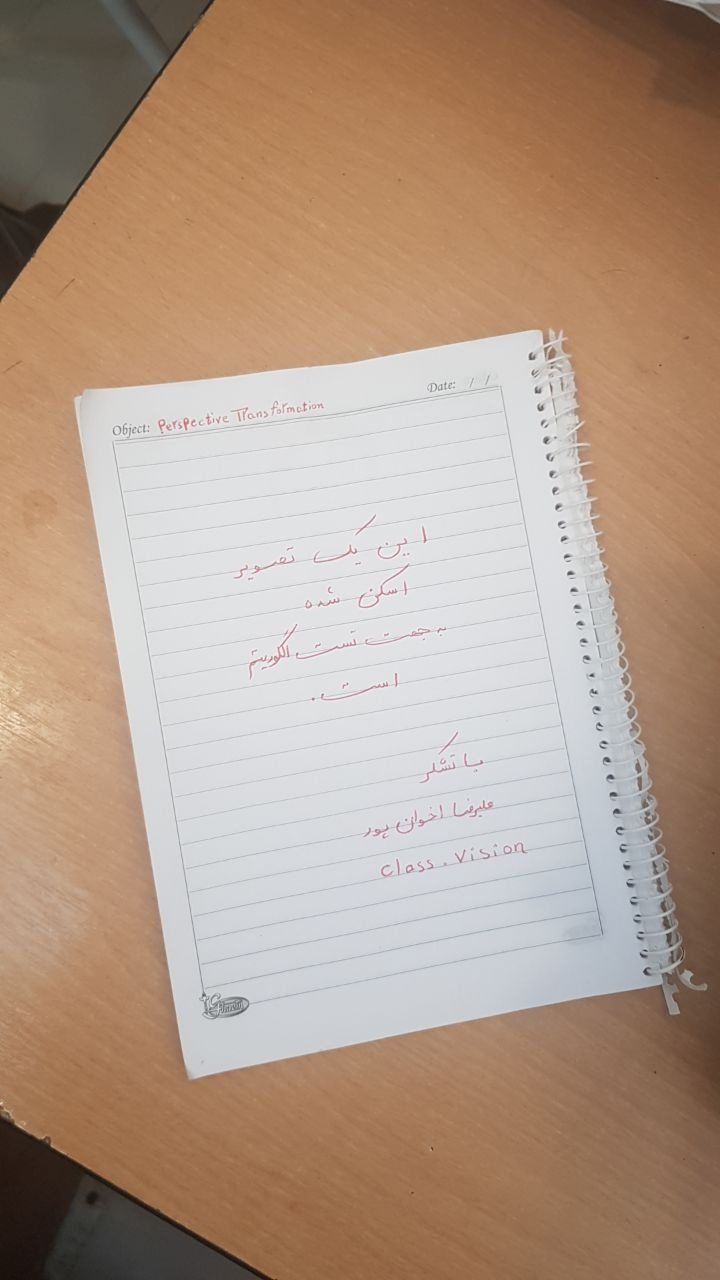
#> input picture images/input_1.jpg, 720 x 1280 px
$ jupyter execute image_scanner.ipynb
#> lines starting #> are read from the running program, lines starting #| are printed output that depends on the picture; after the words box and inside, x2 and y2 are one past the last pixel; in counts of white or black regions, pixels touching at a corner belong together
[cell 1]
# This section is for finding documents with a dark background

# Import libraries
import numpy as np  # Import NumPy for numerical operations
import matplotlib.pyplot as plt  # Import Matplotlib for visualization
import cv2 as cv  # Import OpenCV for image processing

def read_image(image_path):
    # Read the image from the given file path
    return cv.imread(image_path)


def resize_if_needed(img, dim_limit=1000):
    # Get the maximum dimension of the image
    max_dim = np.max(img.shape[:2])

    # Check if resizing is needed
    if max_dim > dim_limit:
        # Calculate resize scale based on the dimension limit
        resize_scale = dim_limit / max_dim

        # Resize the image while preserving aspect ratio
        img = cv.resize(img, None, fx=resize_scale, fy=resize_scale)

    # Return the original or resized image
    return img


def apply_morphology(img):
    # Create a 5x5 kernel of ones for morphological operations
    kernel = np.ones((5, 5), np.uint8)

    # Apply morphological closing to reduce small gaps and noise
    close = cv.morphologyEx(img, cv.MORPH_CLOSE, kernel, iterations=2)

    # Return the morphologically processed image
    return close


def detect_edges(img):
    # Convert the image to grayscale
    gray = cv.cvtColor(img, cv.COLOR_BGR2GRAY)

    # Detect edges using the Canny edge detector
    canny = cv.Canny(gray, 100, 200)

    # Create an elliptical structuring element for dilation
    dilate_kernel = cv.getStructuringElement(cv.MORPH_ELLIPSE, (5, 5))

    # Dilate edges to make contours more connected
    canny = cv.dilate(canny, dilate_kernel)

    # Return the edge image
    return canny


def find_page_corners(canny):
    # Find all contours in the edge image
    contours, _ = cv.findContours(canny, cv.RETR_LIST, cv.CHAIN_APPROX_SIMPLE)

    # Initialize page corners as not found
    page_corners = None

    # Iterate through all detected contours
    for contour in contours:
        # Compute contour area
        area = cv.contourArea(contour)

        # Ignore very small contours
        if area < 5000:
            continue

        # Compute the convex hull of the contour
        hull = cv.convexHull(contour)

        # Approximate the hull with fewer points
        epsilon = 0.02 * cv.arcLength(hull, True)
        approx = cv.approxPolyDP(hull, epsilon, True)

        # Keep the largest contour approximated to 4 points
        if len(approx) == 4:
            page_corners = approx

    # Return the detected page corners
    return page_corners


def draw_detected_page(img, page_corners):
    # Create a copy of the input image for visualization
    img_result = img.copy()

    # Draw the detected page boundary if corners were found
    if page_corners is not None:
        # Reshape points to match OpenCV polyline format
        pts = page_corners.reshape((-1, 1, 2))

        # Draw the page contour in red
        cv.polylines(img_result, [pts], True, (0, 0, 255), 3)

    # Return the image with the detected page drawn
    return img_result


def order_page_points(page_corners):
    # Reshape corners into a 4x2 array
    p = page_corners.reshape(4, 2)

    # Compute the sum of x and y coordinates
    s = p.sum(axis=1)

    # Compute the difference between x and y coordinates
    diff = np.diff(p, axis=1)

    # Top-left point has the smallest sum
    tl = p[np.argmin(s)]

    # Bottom-right point has the largest sum
    br = p[np.argmax(s)]

    # Top-right point has the smallest difference
    tr = p[np.argmin(diff)]

    # Bottom-left point has the largest difference
    bl = p[np.argmax(diff)]

    # Return ordered points
    return tl, tr, br, bl


def perspective_transform(img, page_corners):
    # Order the page corner points
    tl, tr, br, bl = order_page_points(page_corners)

    # Create the source points array as float32
    src = np.float32([tl, tr, br, bl])

    # Compute the target width using the larger of top and bottom edges
    width = int(max(np.linalg.norm(br - bl), np.linalg.norm(tr - tl)))

    # Compute the target height using the larger of left and right edges
    height = int(max(np.linalg.norm(tr - br), np.linalg.norm(tl - bl)))

    # Create destination points for the warped image
    dst = np.float32([[0, 0], [width - 1, 0], [width - 1, height - 1], [0, height - 1]])

    # Compute perspective transform matrix
    matrix = cv.getPerspectiveTransform(src, dst)

    # Apply perspective warp to obtain the top-down page view
    warped = cv.warpPerspective(img, matrix, (width, height))

    # Return the warped image
    return warped


def apply_clahe_to_color_image(img):
    # Split the color image into separate channels
    channels = cv.split(img)

    # Create a CLAHE object for adaptive contrast enhancement
    clahe = cv.createCLAHE(clipLimit=2.0, tileGridSize=(8, 8))

    # Initialize a list to hold equalized channels
    equalized_channels = []

    # Apply CLAHE to each channel separately
    for channel in channels:
        # Enhance local contrast in the current channel
        equalized_channel = clahe.apply(channel)

        # Store the processed channel
        equalized_channels.append(equalized_channel)

    # Merge the processed channels back into a color image
    equalized_img = cv.merge(equalized_channels)

    # Return the contrast-enhanced image
    return equalized_img


def show_results(img_original, close, canny, img_result, warped, equalized_img):
    # Display images
    plt.figure(figsize=(12, 8))
    plt.subplot(231); plt.imshow(cv.cvtColor(img_original, cv.COLOR_BGR2RGB)); plt.title("Original")
    plt.subplot(232); plt.imshow(cv.cvtColor(close, cv.COLOR_BGR2RGB)); plt.title("Morphology")
    plt.subplot(233); plt.imshow(canny, cmap="gray"); plt.title("Edges")
    plt.subplot(234); plt.imshow(cv.cvtColor(img_result, cv.COLOR_BGR2RGB)); plt.title("Detected Page")
    plt.subplot(235); plt.imshow(cv.cvtColor(warped, cv.COLOR_BGR2RGB)); plt.title("Perspective Transform")
    plt.subplot(236); plt.imshow(cv.cvtColor(equalized_img, cv.COLOR_BGR2RGB)); plt.title("Apply Clahe")
    plt.tight_layout()
    plt.show()


def detect_page(image_path, dim_limit=1000):
    # Read the original image from disk
    img_original = read_image(image_path)
#> in read_image, returned value is the input picture: shape (1280, 720, 3); mean B, G, R 136.1, 154.2, 178.4

    # Create a copy of original image
    img = img_original.copy()

    # Resize the image if it exceeds the dimension limit
    img = resize_if_needed(img, dim_limit)

    # Apply morphological preprocessing
    close = apply_morphology(img)

    # Detect edges from the preprocessed image
    canny = detect_edges(close)
#> in detect_edges, `canny = cv.dilate(canny, dilate_kernel)`:
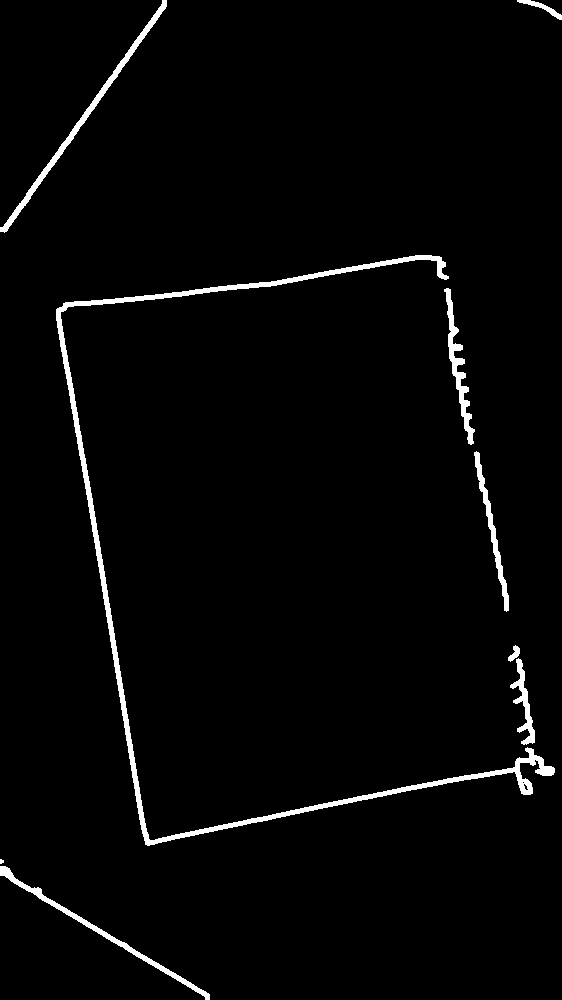
#> canny: shape (1000, 562); 2.4% white; 9 white regions (1 under 20 px)

    # Find the 4-corner page contour
    page_corners = find_page_corners(canny)
#> in find_page_corners, `contours, _ = cv.findContours(canny, cv.RETR_LIST, cv.CHAIN_APPROX_SIM..`: contours = 11 contours, 3 with area under 20; largest, box (x1, y1, x2, y2) and area: (56, 255, 555, 846) 6036, (0, 0, 167, 233) 1406, (0, 866, 210, 1000) 1128, (444, 288, 475, 445) 936, (474, 451, 509, 612) 720, (510, 658, 535, 745) 560, (517, 0, 562, 20) 176, (508, 645, 520, 662) 83
#> the loop in find_page_corners, `for contour in contours:` made 11 passes
#> (area, epsilon, page_corners) on pass 9: (6036, 37.66, [[439, 256], [554, 772], [147, 845], [56, 309]])
#> page_corners = [[439, 256], [554, 772], [147, 845], [56, 309]]

    # Draw the detected page on a copy of the image
    img_result = draw_detected_page(img, page_corners)

    # Initialize warped image as not available
    warped = None

    # Initialize CLAHE result as not available
    equalized_img = None

    # Continue only if page corners were detected
    if page_corners is not None:
        # Apply perspective transformation to obtain a top-down page view
        warped = perspective_transform(img, page_corners)
#> in order_page_points, `s = p.sum(axis=1)`: s = [695, 1326, 992, 365]
#> in order_page_points, `diff = np.diff(p, axis=1)`: diff = [-183, 218, 698, 253]
#> in order_page_points, `tl = p[np.argmin(s)]`: tl = [56, 309]
#> in order_page_points, `br = p[np.argmax(s)]`: br = [554, 772]
#> in order_page_points, `tr = p[np.argmin(diff)]`: tr = [439, 256]
#> in order_page_points, `bl = p[np.argmax(diff)]`: bl = [147, 845]
#> in perspective_transform, `tl, tr, br, bl = order_page_points(page_corners)`: tl = [56, 309]; tr = [439, 256]; br = [554, 772]; bl = [147, 845]
#> in perspective_transform, `src = np.float32([tl, tr, br, bl])`: src = [[56, 309], [439, 256], [554, 772], [147, 845]]
#> in perspective_transform, `width = int(max(np.linalg.norm(br - bl), np.linalg.norm(tr - tl)))`: width = 413
#> in perspective_transform, `height = int(max(np.linalg.norm(tr - br), np.linalg.norm(tl - bl)))`: height = 543
#> in perspective_transform, `dst = np.float32([[0, 0], [width - 1, 0], [width - 1, height - 1], [0,..`: dst = [[0, 0], [412, 0], [412, 542], [0, 542]]
#> in perspective_transform, `matrix = cv.getPerspectiveTransform(src, dst)`: matrix = [[1.07, -0.181, -3.77], [0.153, 1.1, -350], [-5.67e-05, 0.00015, 1]]

        # Apply CLAHE enhancement on the warped image
        equalized_img = apply_clahe_to_color_image(warped)
#> the loop in apply_clahe_to_color_image, `for channel in channels:` made 3 passes
#> after the loop in apply_clahe_to_color_image, `for channel in channels:`: equalized_channels = 3 items

    # Display all processing steps and final results
    show_results(img_original, close, canny, img_result, warped, equalized_img)
#> in show_results, `plt.show()`:
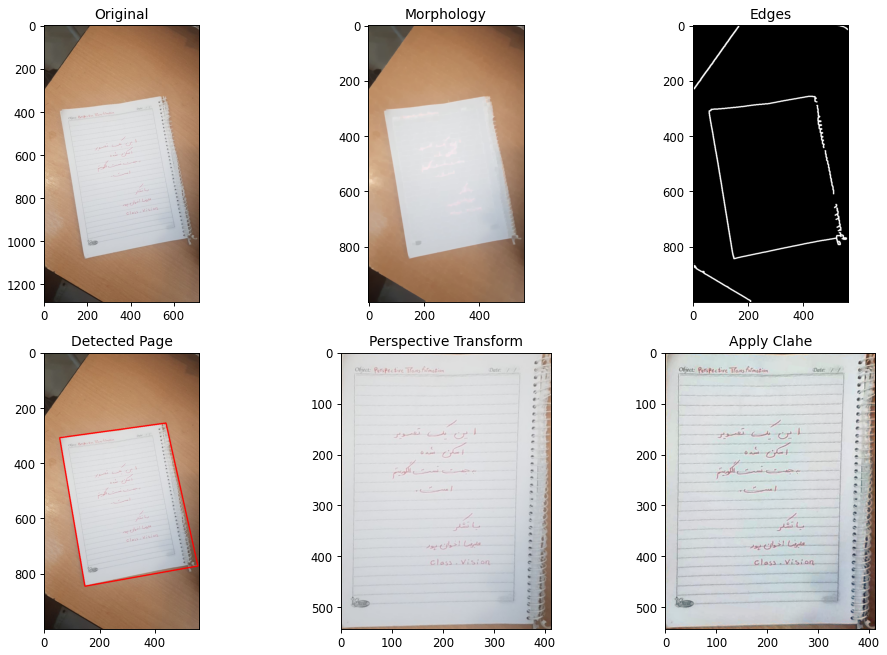
#> figure drawn by matplotlib, 6 panels


# Define the list of input image paths
images = [
    "images/input_1.jpg",
    "images/input_2.jpg",
    "images/input_3.jpg",
    "images/input_4.png",
]

# Process each image one by one
for image_path in images:
    # Print the current image path being processed
    print(f"\nProcessing: {image_path}")

    # Run page detection on the current image
    detect_page(image_path)

[cell 2]
# This section is for finding documents with a light background

# Import libraries
import numpy as np
import matplotlib.pyplot as plt
import cv2 as cv

def read_image(image_path):
    return cv.imread(image_path)


def resize_if_needed(img, dim_limit=1000):
    max_dim = np.max(img.shape[:2])
    if max_dim > dim_limit:
        resize_scale = dim_limit / max_dim
        img = cv.resize(img, None, fx=resize_scale, fy=resize_scale)
    return img


def apply_morphology(img):
    kernel = np.ones((5, 5), np.uint8)
    close = cv.morphologyEx(img, cv.MORPH_CLOSE, kernel, iterations=2)
    return close


def detect_edges(img, canny_thresh1=100, canny_thresh2=200, dilate_ksize=(5, 5)):
    # Convert the image to grayscale
    gray = cv.cvtColor(img, cv.COLOR_BGR2GRAY)
    # Detect edges using the Canny edge detector
    canny = cv.Canny(gray, canny_thresh1, canny_thresh2)
    # Create a structuring element for dilation
    dilate_kernel = cv.getStructuringElement(cv.MORPH_ELLIPSE, dilate_ksize)
    # Dilate edges to make contours more connected
    canny = cv.dilate(canny, dilate_kernel)
    return canny


def find_page_corners(canny):
    contours, _ = cv.findContours(canny, cv.RETR_LIST, cv.CHAIN_APPROX_SIMPLE)
    page_corners = None
    for contour in contours:
        area = cv.contourArea(contour)
        if area < 5000:
            continue
        hull = cv.convexHull(contour)
        epsilon = 0.02 * cv.arcLength(hull, True)
        approx = cv.approxPolyDP(hull, epsilon, True)
        if len(approx) == 4:
            page_corners = approx
    return page_corners


def draw_detected_page(img, page_corners):
    img_result = img.copy()
    if page_corners is not None:
        pts = page_corners.reshape((-1, 1, 2))
        cv.polylines(img_result, [pts], True, (0, 0, 255), 3)
    return img_result


def order_page_points(page_corners):
    p = page_corners.reshape(4, 2)
    s = p.sum(axis=1)
    diff = np.diff(p, axis=1)
    tl = p[np.argmin(s)]
    br = p[np.argmax(s)]
    tr = p[np.argmin(diff)]
    bl = p[np.argmax(diff)]
    return tl, tr, br, bl


def perspective_transform(img, page_corners):
    tl, tr, br, bl = order_page_points(page_corners)
    src = np.float32([tl, tr, br, bl])
    width = int(max(np.linalg.norm(br - bl), np.linalg.norm(tr - tl)))
    height = int(max(np.linalg.norm(tr - br), np.linalg.norm(tl - bl)))
    dst = np.float32([[0, 0], [width - 1, 0], [width - 1, height - 1], [0, height - 1]])
    matrix = cv.getPerspectiveTransform(src, dst)
    warped = cv.warpPerspective(img, matrix, (width, height))
    return warped


def apply_clahe_to_color_image(img):
    channels = cv.split(img)
    clahe = cv.createCLAHE(clipLimit=2.0, tileGridSize=(8, 8))
    equalized_channels = []
    for channel in channels:
        equalized_channel = clahe.apply(channel)
        equalized_channels.append(equalized_channel)
    equalized_img = cv.merge(equalized_channels)
    return equalized_img


def show_results(img_original, close, canny, img_result, warped, equalized_img):
    plt.figure(figsize=(12, 8))
    plt.subplot(231); plt.imshow(cv.cvtColor(img_original, cv.COLOR_BGR2RGB)); plt.title("Original")
    plt.subplot(232); plt.imshow(cv.cvtColor(close, cv.COLOR_BGR2RGB)); plt.title("Morphology")
    plt.subplot(233); plt.imshow(canny, cmap="gray"); plt.title("Edges")
    plt.subplot(234); plt.imshow(cv.cvtColor(img_result, cv.COLOR_BGR2RGB)); plt.title("Detected Page")
    plt.subplot(235); plt.imshow(cv.cvtColor(warped, cv.COLOR_BGR2RGB)); plt.title("Pective Transform")
    plt.subplot(236); plt.imshow(cv.cvtColor(equalized_img, cv.COLOR_BGR2RGB)); plt.title("Apply Clahe")
    plt.tight_layout()
    plt.show()


def build_line_mask(edge_img):
    lines = cv.HoughLinesP(edge_img, 3, np.pi / 180, 50, minLineLength=20, maxLineGap=300)
    line_mask = np.zeros_like(edge_img)
    for line in lines:
        x1, y1, x2, y2 = line[0]
        cv.line(line_mask, (x1, y1), (x2, y2), 255, 5)
    line_mask = cv.morphologyEx(line_mask, cv.MORPH_CLOSE, cv.getStructuringElement(cv.MORPH_RECT, (15, 15)), iterations=2)
    return line_mask


def detect_page_light_background(image_path, dim_limit=1000):
    img_original = read_image(image_path)
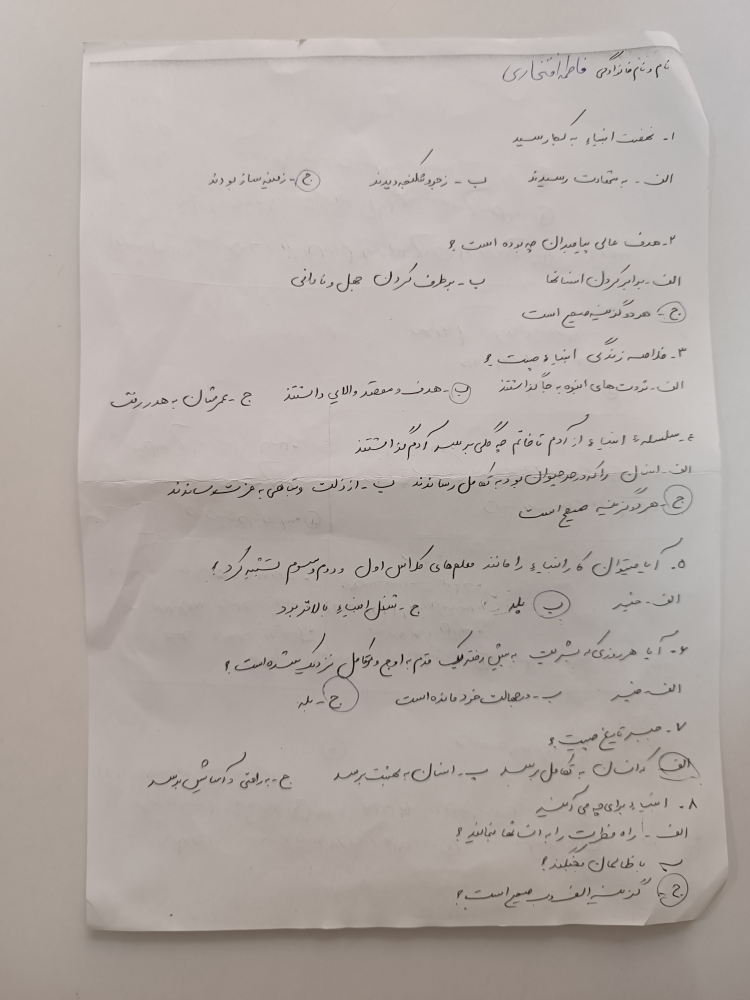
#> input picture images/input_5.jpg, 3000 x 4000 px (shown at 1/4 size)
#> in read_image, returned value is the input picture: shape (4000, 3000, 3); mean B, G, R 165.9, 170.6, 179
    img = img_original.copy()
    img = resize_if_needed(img, dim_limit)
    close = apply_morphology(img)

    canny = detect_edges(close, canny_thresh1=50, canny_thresh2=70, dilate_ksize=(7, 7))
    canny = cv.morphologyEx(canny, cv.MORPH_CLOSE, cv.getStructuringElement(cv.MORPH_RECT, (20, 20)), iterations=2)

    line_mask = build_line_mask(canny)
#> in build_line_mask, `lines = cv.HoughLinesP(edge_img, 3, np.pi / 180, 50, minLineLength=20,..`: lines = 83 rows, first 6: [77, 479, 617, 479], [96, 932, 695, 922], [110, 935, 692, 925], [77, 482, 540, 482], [78, 487, 86, 53], [78, 278, 82, 56]
#> the loop in build_line_mask, `for line in lines:` made 83 passes
#> after the loop in build_line_mask, `for line in lines:`:
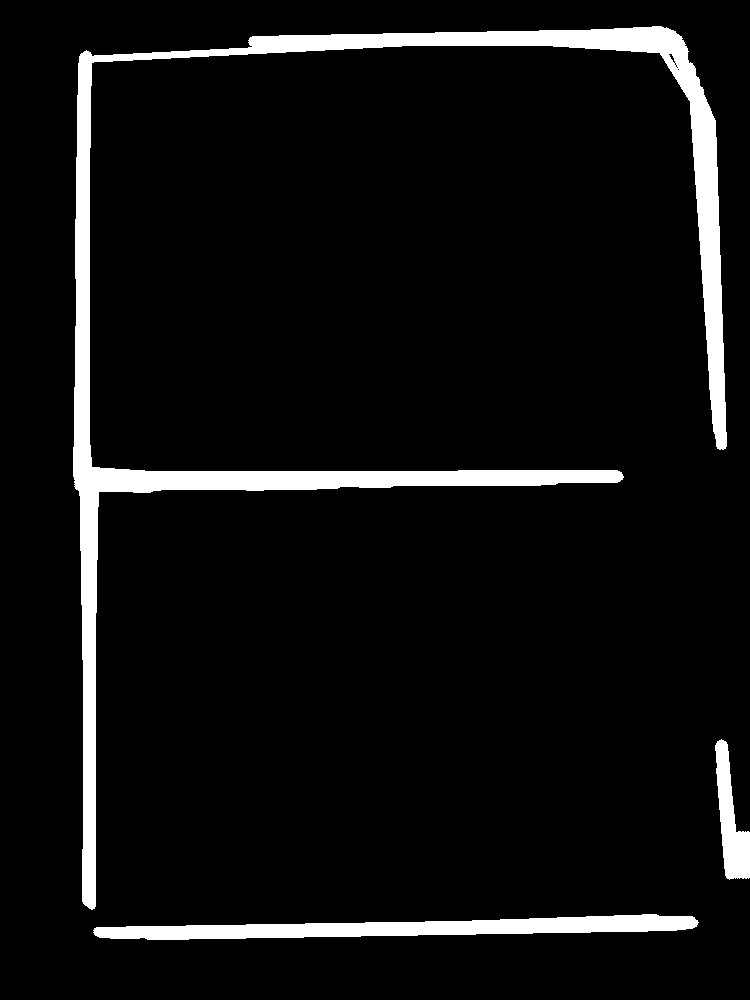
#> line_mask: shape (1000, 750); 6.6% white; 3 white regions, box (x1, y1, x2, y2) and area: (73, 26, 727, 910) 38021, (93, 914, 699, 940) 8639, (715, 739, 750, 880) 2518
    page_corners = find_page_corners(line_mask)
#> in find_page_corners, `contours, _ = cv.findContours(canny, cv.RETR_LIST, cv.CHAIN_APPROX_SIM..`: contours = 2 contours; box (x1, y1, x2, y2) and area: (73, 26, 727, 940) 43823, (715, 739, 750, 880) 2475
#> the loop in find_page_corners, `for contour in contours:` made 2 passes
#> (area, epsilon, page_corners) on pass 2: (43823, 59.8, [[675, 31], [696, 926], [95, 935], [80, 54]])
#> page_corners = [[675, 31], [696, 926], [95, 935], [80, 54]]
    img_result = draw_detected_page(img, page_corners)

    warped = None
    equalized_img = None
    if page_corners is not None:
        warped = perspective_transform(img, page_corners)
#> in order_page_points, `s = p.sum(axis=1)`: s = [706, 1622, 1030, 134]
#> in order_page_points, `diff = np.diff(p, axis=1)`: diff = [-644, 230, 840, -26]
#> in order_page_points, `tl = p[np.argmin(s)]`: tl = [80, 54]
#> in order_page_points, `br = p[np.argmax(s)]`: br = [696, 926]
#> in order_page_points, `tr = p[np.argmin(diff)]`: tr = [675, 31]
#> in order_page_points, `bl = p[np.argmax(diff)]`: bl = [95, 935]
#> in perspective_transform, `tl, tr, br, bl = order_page_points(page_corners)`: tl = [80, 54]; tr = [675, 31]; br = [696, 926]; bl = [95, 935]
#> in perspective_transform, `src = np.float32([tl, tr, br, bl])`: src = [[80, 54], [675, 31], [696, 926], [95, 935]]
#> in perspective_transform, `width = int(max(np.linalg.norm(br - bl), np.linalg.norm(tr - tl)))`: width = 601
#> in perspective_transform, `height = int(max(np.linalg.norm(tr - br), np.linalg.norm(tl - bl)))`: height = 895
#> in perspective_transform, `dst = np.float32([[0, 0], [width - 1, 0], [width - 1, height - 1], [0,..`: dst = [[0, 0], [600, 0], [600, 894], [0, 894]]
#> in perspective_transform, `matrix = cv.getPerspectiveTransform(src, dst)`: matrix = [[1.03, -0.0175, -81.19], [0.0397, 1.03, -58.61], [2.73e-05, 1.04e-05, 1]]
        equalized_img = apply_clahe_to_color_image(warped)
#> after the loop in apply_clahe_to_color_image, `for channel in channels:`: equalized_channels = 3 items

    show_results(img_original, close, line_mask, img_result, warped, equalized_img)


# Run page detection on the light-background sample image
detect_page_light_background("images/input_5.jpg")
